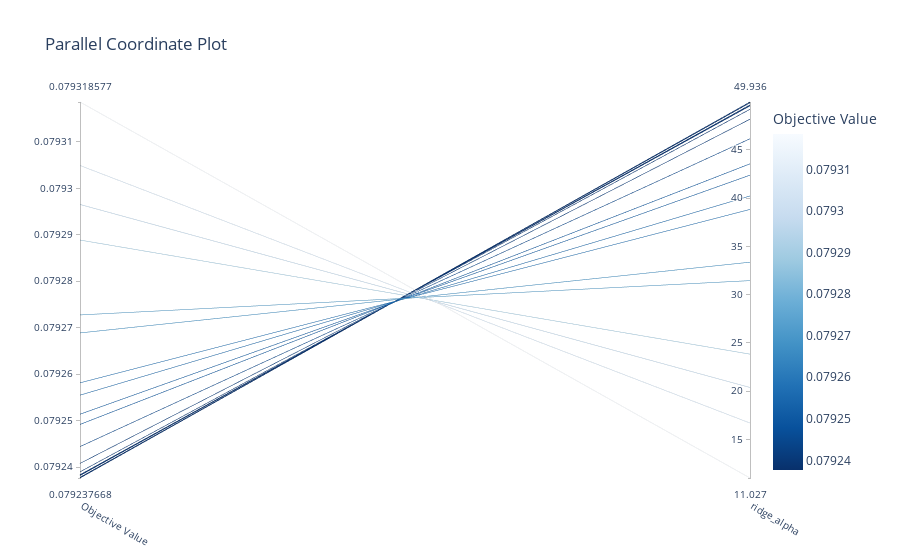

Notebook cell for this chart:
### Code cell
plot_parallel_coordinate(study, params=["ridge_alpha"])

### Figure 1 — Plotly figure (JSON) as saved in the notebook; plotly's stock layout.template omitted (floating-point values rounded to 4 significant figures)
{"data": [{"dimensions": [{"label": "Objective Value", "range": [0.07924, 0.07932], "values": [0.0793, 0.07932, 0.07926, 0.07929, 0.07925, 0.07926, 0.0793, 0.07925, 0.07924, 0.07924, 0.07924, 0.07924, 0.07924, 0.07924, 0.07927, 0.07927, 0.07924, 0.07924, 0.07924]}, {"label": "ridge_alpha", "range": [11.03, 49.94], "values": [16.71, 11.03, 40.21, 23.84, 43.54, 38.82, 20.39, 42.37, 46.13, 48.16, 49.18, 49.64, 49.86, 49.56, 33.36, 31.45, 49.54, 49.86, 49.94]}], "labelangle": 30, "labelside": "bottom", "line": {"color": [0.0793, 0.07932, 0.07926, 0.07929, 0.07925, 0.07926, 0.0793, 0.07925, 0.07924, 0.07924, 0.07924, 0.07924, 0.07924, 0.07924, 0.07927, 0.07927, 0.07924, 0.07924, 0.07924], "colorbar": {"title": {"text": "Objective Value"}}, "colorscale": [[0, "rgb(247,251,255)"], [0.125, "rgb(222,235,247)"], [0.25, "rgb(198,219,239)"], [0.375, "rgb(158,202,225)"], [0.5, "rgb(107,174,214)"], [0.625, "rgb(66,146,198)"], [0.75, "rgb(33,113,181)"], [0.875, "rgb(8,81,156)"], [1, "rgb(8,48,107)"]], "reversescale": true, "showscale": true}, "type": "parcoords"}], "layout": {"title": {"text": "Parallel Coordinate Plot"}}}
